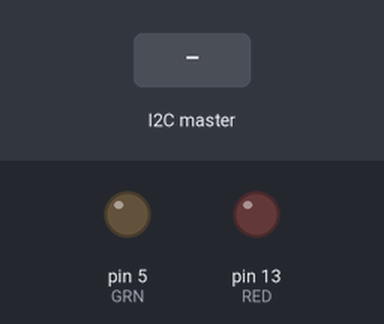
A sketch run on a simulated Arduino Uno, built with avr-gcc and run on an emulated ATmega328P. Parts: output pins drawn as LEDs (lit = HIGH). Inputs (shaded band) come from the test bench.

Above: at 1.2 s.
1.3 s: the I2C master sends the byte 1
At 2.2 s:
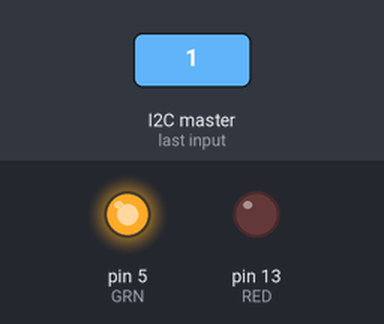
2.8 s: the I2C master sends the byte 2
At 3.4 s:
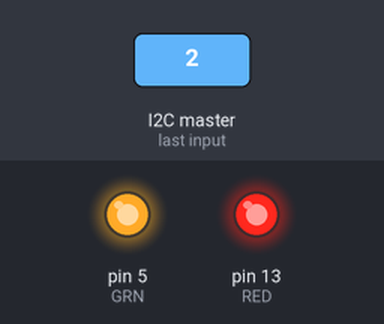
4.3 s: the I2C master sends the byte 0
At 5.5 s:
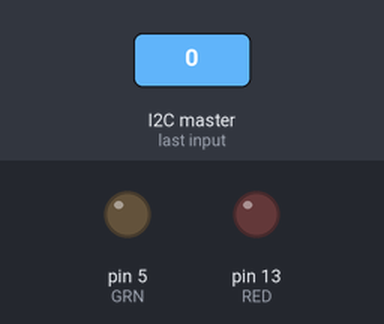
5.8 s: the I2C master sends the byte 2
At 6.9 s:
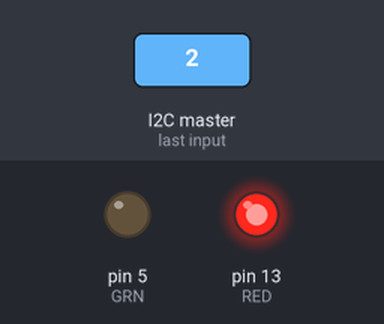
Timing chart, 0 to 8.3 s (numbered marks = the images above; inputs shaded):
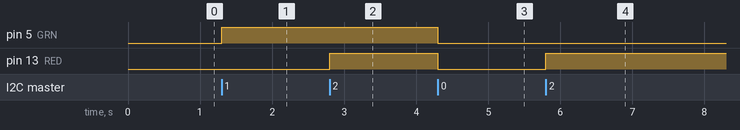

Measured:
- after the input at 1.3 s, pin 5 (GRN): LOW → HIGH at once
- after the input at 2.8 s, pin 13 (RED): LOW → HIGH at once
- after the input at 4.3 s, pin 5 (GRN), pin 13 (RED): HIGH → LOW at once
- after the input at 5.8 s, pin 13 (RED): LOW → HIGH at once

The sketch:

arduino.ino
```cpp
#include <Wire.h>
const int RED = 13; // Red LED pin
const int GRN = 5; // Green LED pin

static_assert(LOW == 0, "Expecting LOW to be 0");
int state = 0;

void setup() {
  Wire.begin(0x9);             // Joining I2C bus with ADR 0x08
  Wire.onReceive(receiveData); // Registering the data
  pinMode(RED, OUTPUT);
  pinMode(GRN, OUTPUT);
  digitalWrite(RED, LOW);
  digitalWrite(GRN, LOW);
}

void loop() { // A delay so the data does not come in so fast
  delay(1000);
}

void receiveData(int howMany) { // Function for receiving data

  while (Wire.available()) {    // Looping through all but last
    int c = Wire.read();        // Receiving Byte as Character for Red and Green

    if(c == 1){
      digitalWrite(GRN, HIGH);  // Turn Green LED on
    }

    if(c == 0){
      digitalWrite(GRN, LOW);   // Turn Green LED off
      digitalWrite(RED, LOW);   // Turn Red LED off
    }

    if(c == 2){
      digitalWrite(RED, HIGH);  // Turn Red LED on
    }
  }
}
```
